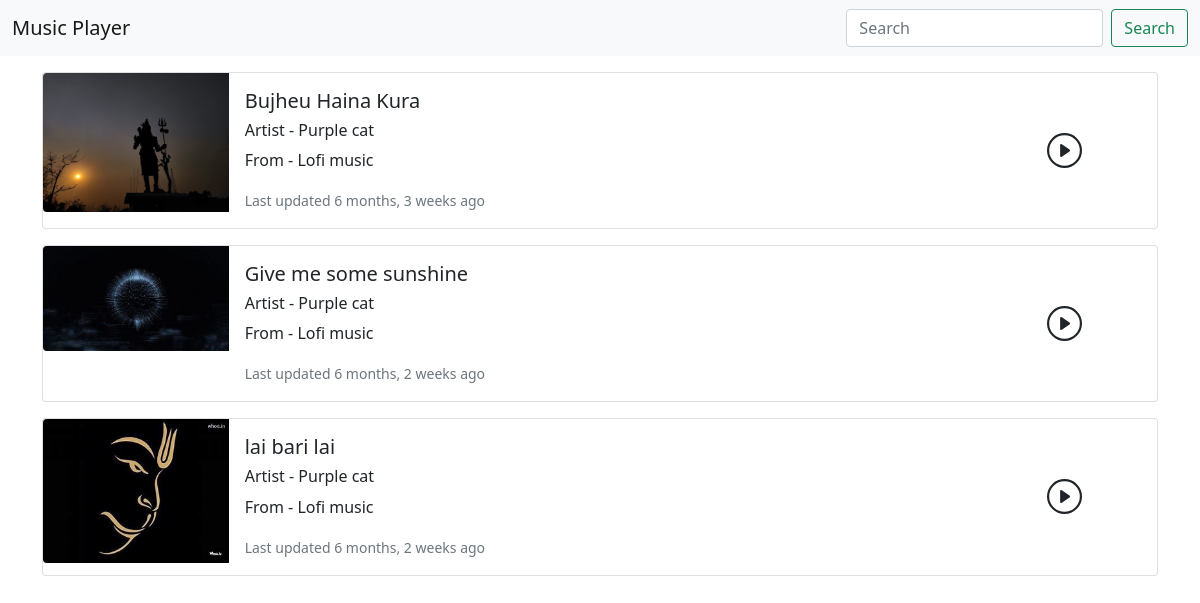
The page / on the database its author committed.
### music/models.py (models this page shows, shortened)
class Song(models.Model):
    album = models.ForeignKey("Album", verbose_name=_("Song Album"), on_delete=models.CASCADE)
    songThumbnail = models.ImageField(_("Song Thumbnail"),upload_to='thumbnail/', help_text=".jpg, .png, .jpeg, .gif, .svg supported")
    song = models.FileField(_("Song"), upload_to='songs/', help_text=".mp3 supported only",)
    songName = models.CharField(_("Song Name"), max_length=50)
    created = models.DateTimeField(_("Song created date"), auto_now_add=True)
    last_updated = models.DateTimeField(_("Latest song update"), auto_now=True)
    class Meta:
        verbose_name = _("Song")
        verbose_name_plural = _("Songs")

class Album(models.Model):
    artist = models.ForeignKey("Artist", verbose_name=_("Artist Album"), on_delete=models.CASCADE)
    albumName = models.CharField(_("Album Name"), max_length=50)
    created = models.DateTimeField(_("Album created date"), auto_now_add=True)
    last_updated = models.DateTimeField(_("Latest album update"), auto_now=True)
    class Meta:
        verbose_name = _("Album")
        verbose_name_plural = _("Albums")
    def __str__(self):
        return self.albumName

class Artist(models.Model):
    artistName = models.CharField(_("Artist Name"), max_length=50)
    created = models.DateTimeField(_("Artist created date"), auto_now_add=True)
    last_updated = models.DateTimeField(_("Latest artist update"), auto_now=True)
    class Meta:
        verbose_name = _("Artist")
        verbose_name_plural = _("Artists")

### music/views.py (the view)
# urls.py: path('',views.index, name="index"),
def index(request):
    allSongs = Song.objects.all()
    return render(request, template_name="index.html", context={"allSongs" : allSongs})

### music/templates/index.html (shortened to what this page needs)
<!doctype html>
<html lang="en">
  <head>
    <link href="https://cdn.jsdelivr.net/npm/bootstrap@5.0.2/dist/css/bootstrap.min.css" rel="stylesheet">
    {% load static %}
  </head>
  <body>
    <nav class="navbar navbar-expand-lg navbar-light bg-light">
        <div class="container-fluid">
          <a class="navbar-brand" href="{% url 'index' %}">Music Player</a>
            <form class="d-flex" method="POST">
              <input class="form-control me-2" type="search" placeholder="Search" aria-label="Search">
              <button class="btn btn-outline-success" type="submit">Search</button>
            </form>
          </div>
      </nav>
      <div class="container mt-3">
        {% for song in allSongs %}
            <div class="card mb-3">
                <div class="row g-0">
                    <div class="col-md-2">
                        <img src="{{song.songThumbnail.url}}" class="img-fluid rounded-start" alt="{{song.songName}}">
                    </div>
                    <div class="col-md-8">
                        <div class="card-body">
                            <h5 class="card-title">{{song.songName}}</h5>
                            <h6 class="card-title">Artist - {{song.album.artist.artistName}}</h6>
                            <p class="card-text">From - {{song.album}}</p>
                            <p class="card-text"><small class="text-muted">Last updated {{song.last_updated | timesince}} ago</small></p>
                        </div>
                    </div>
                    <div class="col-md-2">
                        <div class="play-button d-flex h-100 justify-content-center align-items-center">
                        </div>
                    </div>
                </div>
            </div>
        {% endfor %}
      </div>
    </body>
</html>

### rows shown on the page
Song: songThumbnail (picture), songName "Bujheu Haina Kura", album.artist.artistName "Purple cat", album "Lofi music", last_updated "6 months, 3 weeks"
Song: songThumbnail (picture), songName "Give me some sunshine", album.artist.artistName "Purple cat", album "Lofi music", last_updated "6 months, 2 weeks"
Song: songThumbnail (picture), songName "lai bari lai", album.artist.artistName "Purple cat", album "Lofi music", last_updated "6 months, 2 weeks"
